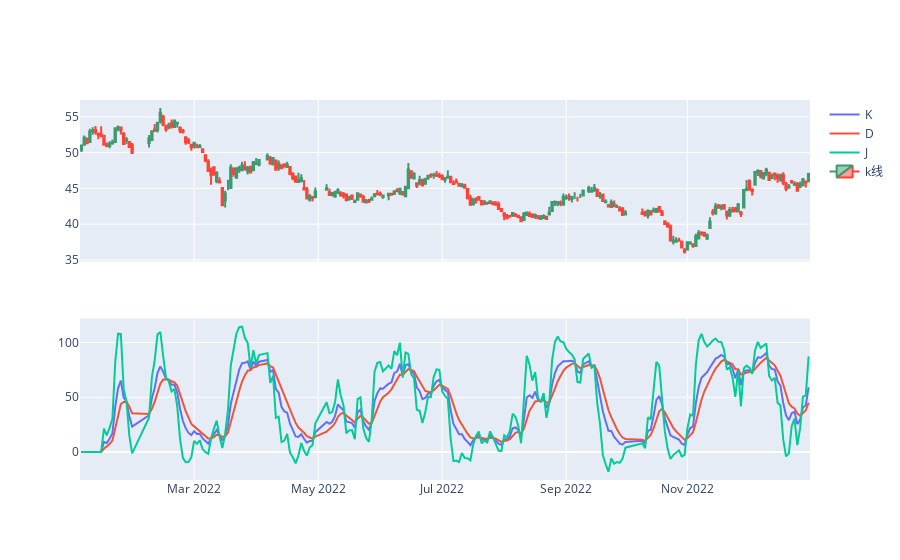

Here is the notebook cell this chart was saved with:
### Code cell
# 图形化显示
import plotly.graph_objects as go
from plotly.subplots import make_subplots
fig = make_subplots(
    rows=2,cols=1,
    shared_xaxes=True,
)

trace1 = go.Scatter(
    x=bars.index,
    y=bars['K'],
    mode='lines',
    name='K',
)
trace2 = go.Scatter(
    x=bars.index,
    y=bars['D'],
    mode='lines',
    name='D',
)

trace3 = go.Scatter(
    x=bars.index,
    y=bars['J'],
    mode='lines',
    name='J'
)

trace4 = go.Candlestick(
    x=bars.index,
    open=bars['open'],
    high=bars['high'],
    low=bars['low'],
    close=bars['close'],
    name='k线'
)

fig.add_traces(trace1,rows=2,cols=1)
fig.add_traces(trace2,rows=2,cols=1)
fig.add_traces(trace3,rows=2,cols=1)
fig.add_traces(trace4,rows=1,cols=1)

fig.update_xaxes(
    rangeslider_visible = False,
    spikecolor="green", 
    spikesnap="cursor", 
    spikemode="across",
    # 在x轴上，去除周六、周日
    rangebreaks=[
        dict(bounds=['sat','mon']),
    ]
)

fig.update_yaxes(
    showspikes=True, spikecolor="orange", spikethickness=2
)

fig.update_layout(
    hovermode='x unified',
    spikedistance=1000, hoverdistance=100
)

fig.show()

### Figure 1 — Plotly figure (JSON) as saved in the notebook; plotly's stock layout.template omitted (floating-point values rounded to 4 significant figures; data arrays with more than 128 entries replaced by an {"elided": "..."} marker saying what was removed)
{"data": [{"mode": "lines", "name": "K", "type": "scatter", "x": {"elided": "242 str values"}, "xaxis": "x2", "y": {"elided": "242 float values"}, "yaxis": "y2"}, {"mode": "lines", "name": "D", "type": "scatter", "x": {"elided": "242 str values"}, "xaxis": "x2", "y": {"elided": "242 float values"}, "yaxis": "y2"}, {"mode": "lines", "name": "J", "type": "scatter", "x": {"elided": "242 str values"}, "xaxis": "x2", "y": {"elided": "242 float values"}, "yaxis": "y2"}, {"close": {"elided": "242 float values"}, "high": {"elided": "242 float values"}, "low": {"elided": "242 float values"}, "name": "k线", "open": {"elided": "242 float values"}, "type": "candlestick", "x": {"elided": "242 str values"}, "xaxis": "x", "yaxis": "y"}], "layout": {"hoverdistance": 100, "hovermode": "x unified", "spikedistance": 1000, "xaxis": {"anchor": "y", "domain": [0, 1], "matches": "x2", "rangebreaks": [{"bounds": ["sat", "mon"]}], "rangeslider": {"visible": false}, "showticklabels": false, "spikecolor": "green", "spikemode": "across", "spikesnap": "cursor"}, "xaxis2": {"anchor": "y2", "domain": [0, 1], "rangebreaks": [{"bounds": ["sat", "mon"]}], "rangeslider": {"visible": false}, "spikecolor": "green", "spikemode": "across", "spikesnap": "cursor"}, "yaxis": {"anchor": "x", "domain": [0.575, 1], "showspikes": true, "spikecolor": "orange", "spikethickness": 2}, "yaxis2": {"anchor": "x2", "domain": [0, 0.425], "showspikes": true, "spikecolor": "orange", "spikethickness": 2}}}
